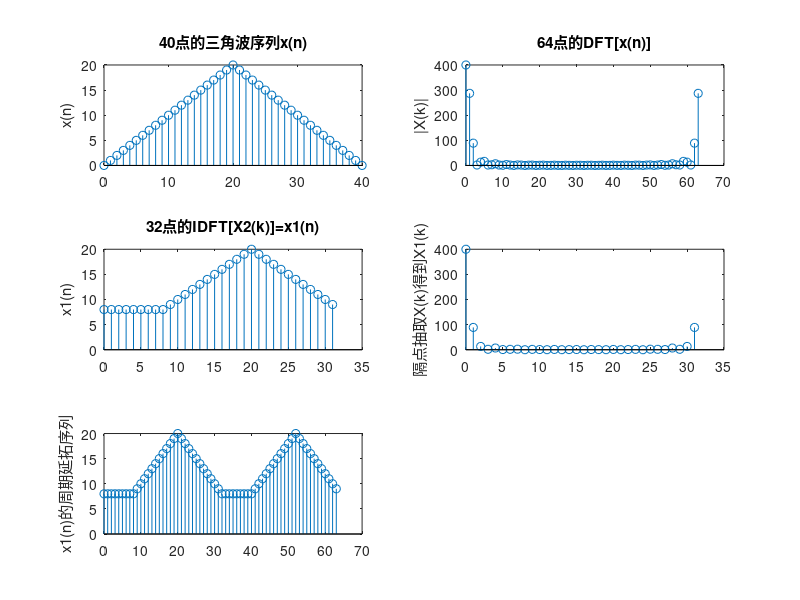

Recreate this plot in MATLAB.
M = 40;
n = 0:M;
n1=0:63;
n2=0:31;
xa = 0:floor(M/2);
xb = (ceil(M/2)-1):-1:0;
xn = [xa, xb];
Xk=fft(xn,64);
X1k=Xk(1:2:64);
x1n=ifft(X1k,32);
x2n = repmat(x1n, 1, 2);
subplot(3,2,1)
stem(n, xn);
ylabel('x(n)');
title('40点的三角波序列x(n)');
subplot(3,2,2)
stem(n1, abs(Xk));
ylabel('|X(k)|');
title('64点的DFT[x(n)]');
subplot(3,2,3)
stem(n2, abs(x1n));
ylabel('x1(n)');
title('32点的IDFT[X2(k)]=x1(n)');
subplot(3,2,4)
stem(n2, abs(X1k));
ylabel('隔点抽取X(k)得到X1(k)'); 
subplot(3,2,5)
stem(n1, abs(x2n));
ylabel('x1(n)的周期延拓序列');